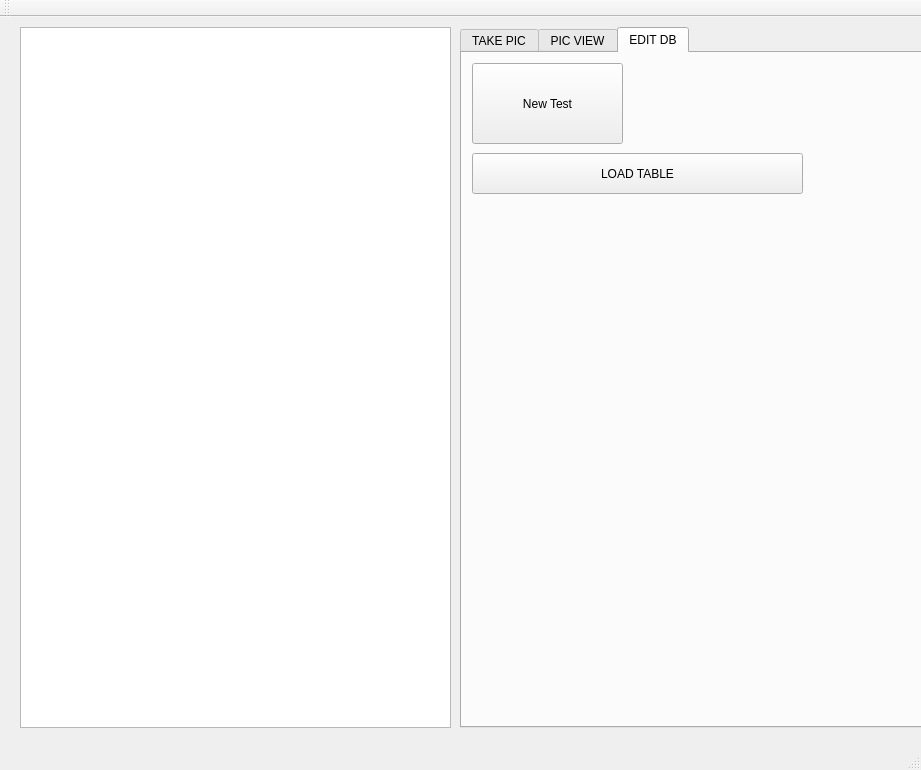
<?xml version="1.0" encoding="UTF-8"?>
<ui version="4.0">
 <class>MainWindow</class>
 <widget class="QMainWindow" name="MainWindow">
  <property name="geometry">
   <rect>
    <x>0</x>
    <y>0</y>
    <width>921</width>
    <height>770</height>
   </rect>
  </property>
  <property name="windowTitle">
   <string>SUPERGUI9000</string>
  </property>
  <widget class="QWidget" name="centralWidget">
   <widget class="QTableView" name="tableView">
    <property name="geometry">
     <rect>
      <x>20</x>
      <y>10</y>
      <width>431</width>
      <height>701</height>
     </rect>
    </property>
   </widget>
   <widget class="QTabWidget" name="tabWidget">
    <property name="geometry">
     <rect>
      <x>460</x>
      <y>10</y>
      <width>481</width>
      <height>701</height>
     </rect>
    </property>
    <property name="currentIndex">
     <number>2</number>
    </property>
    <widget class="QWidget" name="tab_3">
     <attribute name="title">
      <string>TAKE PIC</string>
     </attribute>
    </widget>
    <widget class="QWidget" name="tab">
     <attribute name="title">
      <string>PIC VIEW</string>
     </attribute>
    </widget>
    <widget class="QWidget" name="tab_2">
     <attribute name="title">
      <string>EDIT DB</string>
     </attribute>
     <widget class="QPushButton" name="pushButton_load">
      <property name="geometry">
       <rect>
        <x>10</x>
        <y>100</y>
        <width>331</width>
        <height>41</height>
       </rect>
      </property>
      <property name="text">
       <string>LOAD TABLE</string>
      </property>
     </widget>
     <widget class="QPushButton" name="test">
      <property name="geometry">
       <rect>
        <x>10</x>
        <y>10</y>
        <width>151</width>
        <height>81</height>
       </rect>
      </property>
      <property name="text">
       <string>New Test</string>
      </property>
     </widget>
    </widget>
   </widget>
  </widget>
  <widget class="QMenuBar" name="menuBar">
   <property name="geometry">
    <rect>
     <x>0</x>
     <y>0</y>
     <width>921</width>
     <height>21</height>
    </rect>
   </property>
  </widget>
  <widget class="QToolBar" name="mainToolBar">
   <attribute name="toolBarArea">
    <enum>TopToolBarArea</enum>
   </attribute>
   <attribute name="toolBarBreak">
    <bool>false</bool>
   </attribute>
  </widget>
  <widget class="QStatusBar" name="statusBar"/>
 </widget>
 <layoutdefault spacing="6" margin="11"/>
 <resources/>
 <connections/>
</ui>
